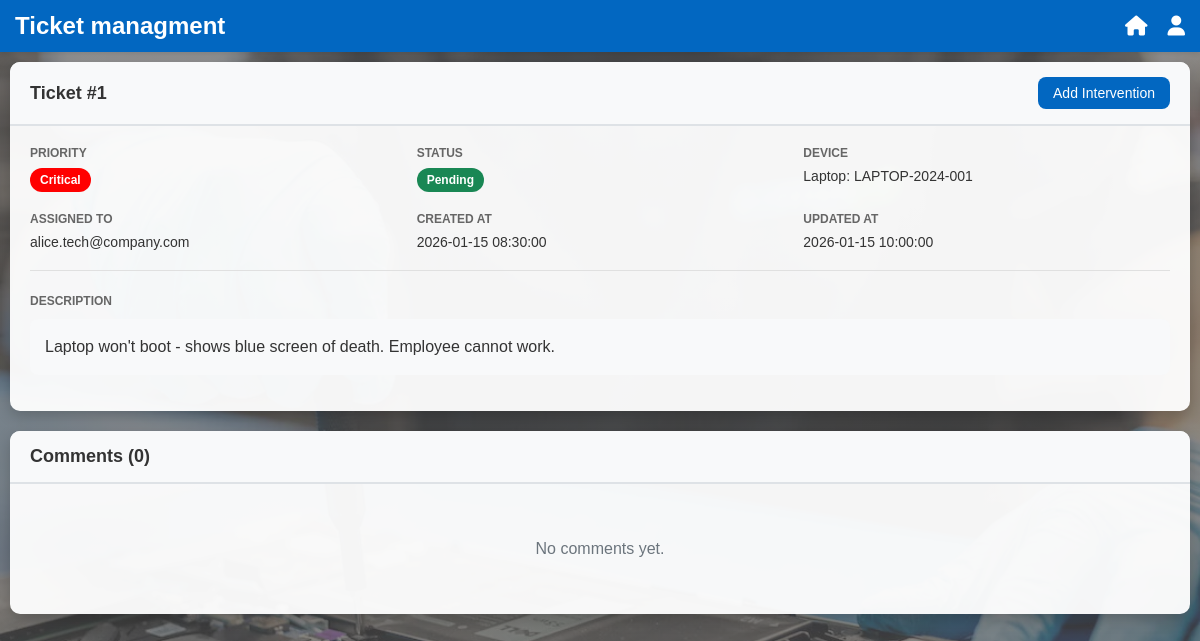
The page /views/ticket.php?id=1 (signed in) on the database its author committed.
### tables this page shows
CREATE TABLE if not exists `tickets` (
  `id` int(10) unsigned NOT NULL AUTO_INCREMENT,
  `device_id` int(10) unsigned DEFAULT NULL,
  `ticket_status_id` int(10) unsigned DEFAULT NULL,
  `priority_id` int(10) unsigned DEFAULT NULL,
  `description` text NOT NULL,
  `created_at` timestamp NOT NULL DEFAULT CURRENT_TIMESTAMP,
  `updated_at` timestamp NOT NULL DEFAULT CURRENT_TIMESTAMP ON UPDATE CURRENT_TIMESTAMP,
  `assigned_to` int(10) unsigned DEFAULT NULL,
  `client_id` int(10) unsigned DEFAULT NULL,
  PRIMARY KEY (`id`),
  KEY `device_id` (`device_id`),
  KEY `ticket_status_id` (`ticket_status_id`),
  KEY `priority_id` (`priority_id`),
  KEY `assigned_to` (`assigned_to`),
  KEY `client_id` (`client_id`),
  CONSTRAINT `tickets_ibfk_1` FOREIGN KEY (`device_id`) REFERENCES `devices` (`id`) ON DELETE CASCADE,
  CONSTRAINT `tickets_ibfk_2` FOREIGN KEY (`ticket_status_id`) REFERENCES `ticket_statuses` (`id`) ON DELETE SET NULL,
  CONSTRAINT `tickets_ibfk_3` FOREIGN KEY (`priority_id`) REFERENCES `priorities` (`id`) ON DELETE SET NULL,
  CONSTRAINT `tickets_ibfk_4` FOREIGN KEY (`assigned_to`) REFERENCES `users` (`id`) ON DELETE SET NULL,
  CONSTRAINT `tickets_ibfk_5` FOREIGN KEY (`client_id`) REFERENCES `clients` (`id`) ON DELETE SET NULL
);

CREATE TABLE if not exists `priorities` (
  `id` int(10) unsigned NOT NULL AUTO_INCREMENT,
  `value` smallint(5) unsigned NOT NULL,
  `name` varchar(50) NOT NULL,
  PRIMARY KEY (`id`),
  UNIQUE KEY `value` (`value`),
  UNIQUE KEY `name` (`name`)
);

CREATE TABLE if not exists `ticket_statuses` (
  `id` int(10) unsigned NOT NULL AUTO_INCREMENT,
  `name` varchar(50) NOT NULL,
  PRIMARY KEY (`id`),
  UNIQUE KEY `name` (`name`)
);

CREATE TABLE if not exists `devices` (
  `id` int(10) unsigned NOT NULL AUTO_INCREMENT,
  `external_uid` varchar(100) NOT NULL,
  `device_type_id` int(10) unsigned DEFAULT NULL,
  PRIMARY KEY (`id`),
  KEY `device_type_id` (`device_type_id`),
  CONSTRAINT `devices_ibfk_1` FOREIGN KEY (`device_type_id`) REFERENCES `device_types` (`id`) ON DELETE SET NULL
);

CREATE TABLE if not exists `device_types` (
  `id` int(10) unsigned NOT NULL AUTO_INCREMENT,
  `name` varchar(50) NOT NULL,
  PRIMARY KEY (`id`),
  UNIQUE KEY `name` (`name`)
);

CREATE TABLE if not exists `users` (
  `id` int(10) unsigned NOT NULL AUTO_INCREMENT,
  `email` varchar(255) NOT NULL,
  `password` varchar(255) NOT NULL,
  `role_id` int(10) unsigned DEFAULT NULL,
  `leader_id` int(10) unsigned DEFAULT NULL,
  `nb_tickets_closed` int(10) unsigned NOT NULL DEFAULT 0,
  PRIMARY KEY (`id`),
  UNIQUE KEY `email` (`email`),
  KEY `role_id` (`role_id`),
  KEY `leader_id` (`leader_id`),
  CONSTRAINT `users_ibfk_1` FOREIGN KEY (`role_id`) REFERENCES `roles` (`id`) ON DELETE SET NULL,
  CONSTRAINT `users_ibfk_2` FOREIGN KEY (`leader_id`) REFERENCES `users` (`id`) ON DELETE SET NULL
);

### views/ticket.php (the view, shortened to what the rows shown need)
<?php
require_once __DIR__ .'/../process/processTicket.php';
?>
<!DOCTYPE html>
<html lang="en">
<head>
    <?php include 'components/headers.php'; ?>
    <link rel="stylesheet" href="styles/main.css">
    <link rel="stylesheet" href="styles/ticket.css">
    <link rel="stylesheet" href="styles/supervisor.css">
</head>
<body class="body-image">
    <?php include 'components/navbar.php'; ?>
    <div class="tickets-container">
        <div class="ticket-card">
            <div class="ticket-card-header">
                <h2>Ticket #<?php echo $ticket->getId(); ?></h2>
                    <div class="header-actions">
                        <?php if (isset($_SESSION['user_id']) && $_SESSION['user_id'] === $ticket->getAssignedTo()): ?>
                            <a href="intervention.php?ticket_id=<?php echo $ticket->getId(); ?>" class="btn-intervention">Add Intervention</a>
                        <?php endif; ?>
                </div>
            </div>
            <div class="ticket-card-body">
                <div class="ticket-info-grid">
                    <div class="ticket-info-item">
                        <span class="ticket-info-label">Priority</span>
                        <span class="priority-badge priority-<?php echo $ticket->getPriorityId(); ?>">
                            <?php echo getPriorityName($ticket->getPriorityId()); ?>
                        </span>
                    </div>
                    <div class="ticket-info-item">
                        <span class="ticket-info-label">Status</span>
                        <span class="status-badge status-<?php echo $ticket->getTicketStatusId(); ?>">
                            <?php echo getStatusName($ticket->getTicketStatusId()); ?>
                        </span>
                    </div>
                    <div class="ticket-info-item">
                        <span class="ticket-info-label">Device</span>
                        <span class="ticket-info-value">
                            <?php echo getDeviceTypeName($device->getDeviceTypeId()) ?>: <?php echo htmlspecialchars($device->getExternalUid()); ?>
                        </span>
                    </div>
                    <div class="ticket-info-item">
                        <span class="ticket-info-label">Assigned To</span>
                        <span class="ticket-info-value"><?php echo $ticket->getAssignedUserEmail(); ?></span>
                    </div>
                </div>
                <div class="ticket-description-section">
                    <span class="ticket-info-label">Description</span>
                    <p class="ticket-description-text"><?php echo htmlspecialchars($ticket->getDescription()); ?></p>
                </div>
            </div>
        </div>
        <div class="ticket-card">
            <div class="ticket-card-header">
                <h2>Comments (<?php echo count($comments); ?>)</h2>
            </div>
        </div>
    </div>
</body>
</html>

### rows shown on the page
tickets: id "1", priority.name "Critical", ticket_status.name "Pending", assigned_to.email "alice.tech@company.com", description "Laptop won't boot - shows blue screen of death. Employee cannot work."
devices: device_type.name "Laptop", external_uid "LAPTOP-2024-001"

### other values the page prints
$ticket->getCreatedAt()->format('Y-m-d H:i:s') "2026-01-15 08:30:00"
$ticket->getUpdatedAt()->format('Y-m-d H:i:s') "2026-01-15 10:00:00"
count($comments) "0"
